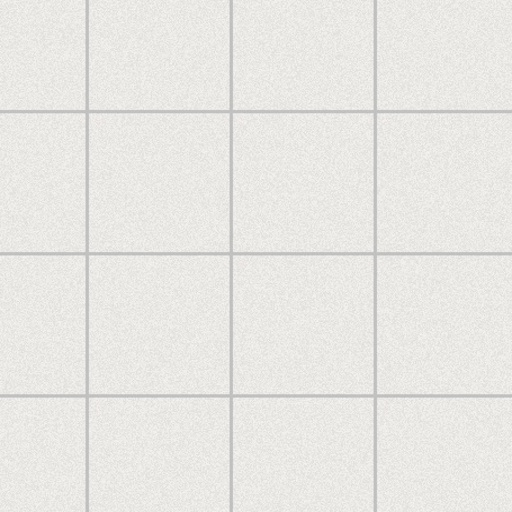
#> input picture stroikontrol-ai/datasets/cv/extended-photos/defective/defective_aug0_defective_0008.jpg, 512 x 512 px
$ python -i train_sklearn_models.py   (imports and definitions only)   (older library calls are emulated)
#> lines starting #> are read from the running program, lines starting #| are printed output that depends on the picture; after the words box and inside, x2 and y2 are one past the last pixel; in counts of white or black regions, pixels touching at a corner belong together
"""
Train ML models for tile defect detection using scikit-learn.
Uses feature extraction from OpenCV/librosa + sklearn classifiers.

Usage:
    cd backend
    python -m scripts.train_sklearn_models
"""

import os
import sys
import json
import pickle
import random
from pathlib import Path
from datetime import datetime
from collections import Counter

import numpy as np
import cv2
import librosa

from sklearn.ensemble import RandomForestClassifier, GradientBoostingClassifier
from sklearn.svm import SVC
from sklearn.model_selection import train_test_split
from sklearn.metrics import (
    classification_report, confusion_matrix, roc_auc_score,
    accuracy_score, precision_score, recall_score, f1_score
)
from sklearn.preprocessing import StandardScaler

BASE_DIR = Path(__file__).parent.parent
MODELS_DIR = BASE_DIR / "models"
DATASETS_DIR = BASE_DIR / "datasets"

# [1 line not run here, left out]

# =============================================================================
# CV MODEL TRAINING
# =============================================================================

def extract_cv_features(image_path: str) -> np.ndarray:
    """Extract hand-crafted features from tile image for ML training."""
    img = cv2.imread(image_path)
#> img is the input picture: shape (512, 512, 3); mean B, G, R 227.4, 231.2, 232.2
    if img is None:
        return None

    gray = cv2.cvtColor(img, cv2.COLOR_BGR2GRAY)
    h, w = gray.shape
#> h = 512; w = 512

    features = []

    # 1. Basic statistics
    features.extend([
        float(np.mean(gray)),
        float(np.std(gray)),
        float(np.min(gray)),
        float(np.max(gray)),
    ])

    # 2. Edge density (Canny)
    edges = cv2.Canny(gray, 50, 150)
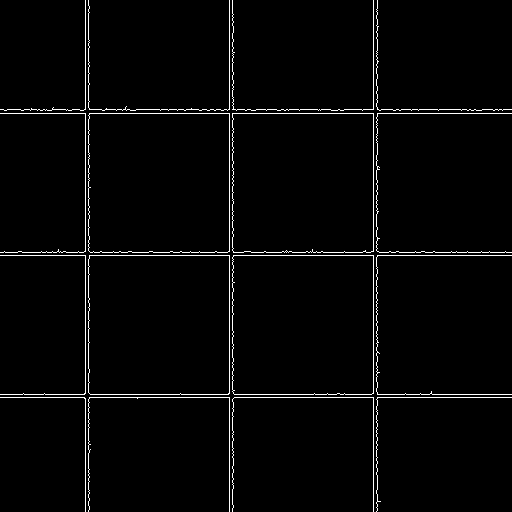
#> edges: shape (512, 512); 2.3% white in thin lines or dots
    edge_density = np.sum(edges > 0) / (h * w)
#> edge_density = 0.0231
    features.append(float(edge_density))

    # 3. Edge direction histogram (HOG-like)
    sobelx = cv2.Sobel(gray, cv2.CV_64F, 1, 0, ksize=3)
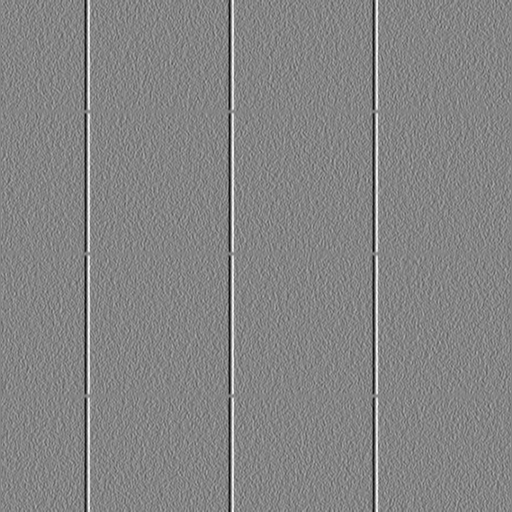
#> sobelx: shape (512, 512) float64; min -206, max 189, mean 0; drawn with min black and max white
    sobely = cv2.Sobel(gray, cv2.CV_64F, 0, 1, ksize=3)
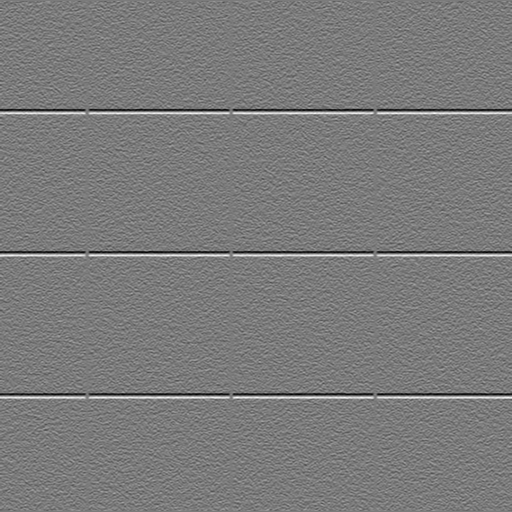
#> sobely: shape (512, 512) float64; min -198, max 212, mean 0; drawn with min black and max white
    magnitude = np.sqrt(sobelx**2 + sobely**2)
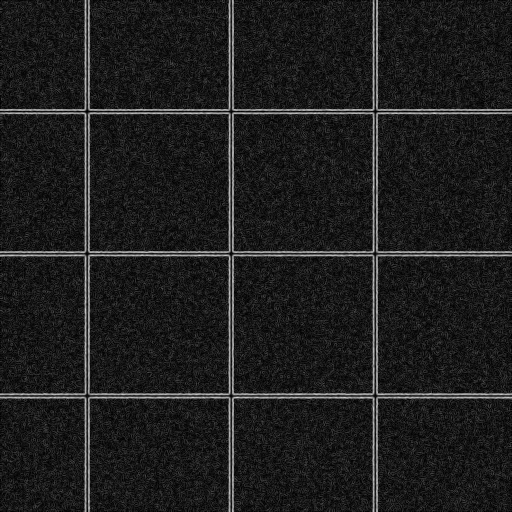
#> magnitude: shape (512, 512) float64; min 0, max 212, mean 29.7
    angle = np.arctan2(sobely, sobelx) * 180 / np.pi
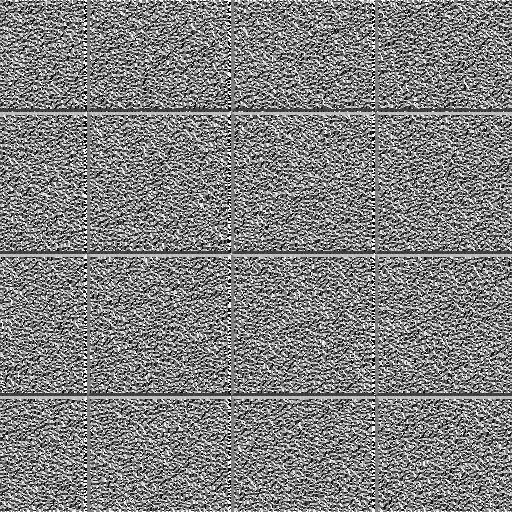
#> angle: shape (512, 512) float64; min -179.7, max 180, mean 1.8; drawn with min black and max white

    # 8-bin histogram of edge orientations
    angle_hist, _ = np.histogram(angle[magnitude > 10], bins=8, range=(-180, 180))
#> angle_hist = [26947, 28633, 29004, 29095, 28860, 28800, 28678, 30573]
    features.extend(angle_hist.astype(float).tolist())

    # 4. Texture features (GLCM-like via local stats)
    # Mean and std of local variance
    local_var = cv2.blur(gray.astype(np.float32)**2, (5,5)) - cv2.blur(gray.astype(np.float32), (5,5))**2
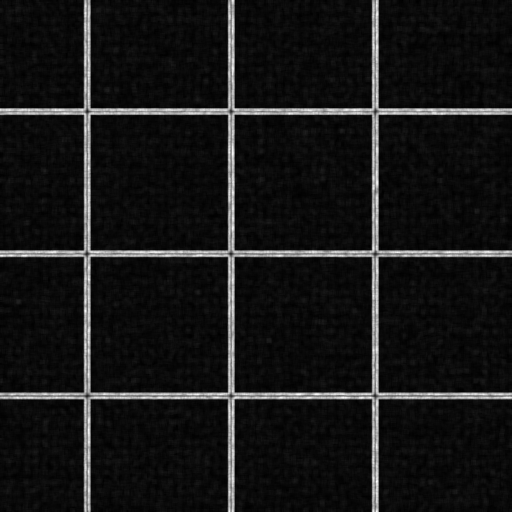
#> local_var: shape (512, 512) float32; min 2.96, max 465.2, mean 44.2; drawn with min black and max white
    features.extend([
        float(np.mean(local_var)),
        float(np.std(local_var)),
    ])

    # 5. Color features (if color image)
    lab = cv2.cvtColor(img, cv2.COLOR_BGR2LAB)
#> lab: shape (512, 512, 3); mean of channels 0, 1, 2 233.9, 128, 129.9
    for i in range(3):
        features.extend([
            float(np.mean(lab[:,:,i])),
            float(np.std(lab[:,:,i])),
        ])
#> after the loop, features = [231.2, 8.71, 185, 250, 0.0231, 26947, 28633, 29004, 29095, 28860, 28800, 28678, 30573, 44.18, 77.72, 233.9, 7.9, 128, 0.0462, 129.9, 0.286]

    # 6. Contour features
    contours, _ = cv2.findContours(edges, cv2.RETR_EXTERNAL, cv2.CHAIN_APPROX_SIMPLE)
#> contours = 16 contours, 12 with area under 20; largest, box (x1, y1, x2, y2) and area: (88, 255, 230, 395) 19573, (232, 255, 374, 395) 19549, (88, 113, 230, 253) 19538, (232, 113, 374, 253) 19526
    features.extend([
        float(len(contours)),  # number of contours
        float(np.mean([cv2.contourArea(c) for c in contours]) if contours else 0),
        float(np.std([cv2.contourArea(c) for c in contours]) if contours else 0),
    ])

    # 7. Frequency domain (FFT magnitude stats)
    fft = np.fft.fft2(gray)
    fft_mag = np.abs(fft)
    features.extend([
        float(np.mean(fft_mag)),
        float(np.std(fft_mag)),
        float(np.percentile(fft_mag, 95)),
    ])

    # 8. Laplacian variance (sharpness/blur measure)
    lap_var = cv2.Laplacian(gray, cv2.CV_64F).var()
#> lap_var = 341
    features.append(float(lap_var))

    # 9. Grid-based variance (tile uniformity)
    grid_h, grid_w = h // 3, w // 3
#> grid_h = 170; grid_w = 170
    grid_vars = []
    for i in range(3):
        for j in range(3):
            patch = gray[i*grid_h:(i+1)*grid_h, j*grid_w:(j+1)*grid_w]
            grid_vars.append(float(np.var(patch)))
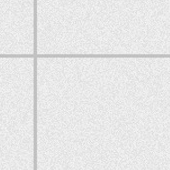
#> patch: shape (170, 170); min 185, max 249, mean 231.2
#> after the loop, grid_vars = [75.73, 75.63, 76.44, 75.51, 76.19, 75.88, 76.18, 75.91, 76.37]
    features.extend(grid_vars)

    return np.array(features, dtype=np.float32)


# [28 lines that did not run here, left out]


def train_cv_model(features: np.ndarray, labels: np.ndarray, model_type='rf') -> dict:
    """Train CV classification model."""
    print(f"\n[CV] Dataset: {len(labels)} samples")
    print(f"       Normal: {sum(labels==0)}, Defective: {sum(labels==1)}")

    X_train, X_test, y_train, y_test = train_test_split(
        features, labels, test_size=0.2, random_state=42, stratify=labels
    )

    # Scale features
    scaler = StandardScaler()
    X_train_scaled = scaler.fit_transform(X_train)
    X_test_scaled = scaler.transform(X_test)

    # Train model
    if model_type == 'rf':
        model = RandomForestClassifier(
            n_estimators=200,
            max_depth=15,
            min_samples_split=5,
            class_weight='balanced',
            random_state=42,
            n_jobs=-1
        )
    elif model_type == 'gb':
        model = GradientBoostingClassifier(
            n_estimators=200,
            max_depth=5,
            learning_rate=0.1,
            random_state=42
        )
    else:
        model = SVC(kernel='rbf', probability=True, class_weight='balanced', random_state=42)

    print(f"[CV] Training {model_type}...")
    model.fit(X_train_scaled, y_train)

    # Evaluate
    y_pred = model.predict(X_test_scaled)
    y_prob = model.predict_proba(X_test_scaled)[:, 1]

    acc = accuracy_score(y_test, y_pred)
    prec = precision_score(y_test, y_pred)
    rec = recall_score(y_test, y_pred)
    f1 = f1_score(y_test, y_pred)
    auc = roc_auc_score(y_test, y_prob)

    print(f"\n[CV] Results:")
    print(f"       Accuracy:  {acc:.4f}")
    print(f"       Precision: {prec:.4f}")
    print(f"       Recall:    {rec:.4f}")
    print(f"       F1:        {f1:.4f}")
    print(f"       AUC-ROC:   {auc:.4f}")
    print(f"\n{classification_report(y_test, y_pred, target_names=['normal', 'defective'])}")

    return {
        'model': model,
        'scaler': scaler,
        'metrics': {
            'accuracy': acc,
            'precision': prec,
            'recall': rec,
            'f1': f1,
            'auc': auc,
        },
        'feature_count': features.shape[1],
        'train_size': len(y_train),
        'test_size': len(y_test),
    }


def save_cv_model(result: dict, model_path: Path, scaler_path: Path, meta_path: Path):
    """Save CV model, scaler, and metadata."""
    with open(model_path, 'wb') as f:
        pickle.dump(result['model'], f)
    with open(scaler_path, 'wb') as f:
        pickle.dump(result['scaler'], f)

    metadata = {
        'type': 'cv_sklearn',
        'model': type(result['model']).__name__,
        'metrics': result['metrics'],
        'feature_count': result['feature_count'],
        'train_size': result['train_size'],
        'test_size': result['test_size'],
        'classes': ['normal', 'defective'],
        'created_at': datetime.now().isoformat(),
    }
    with open(meta_path, 'w') as f:
        json.dump(metadata, f, indent=2)

    print(f"[CV] Saved to: {model_path}")


# =============================================================================
# AUDIO MODEL TRAINING
# =============================================================================

def extract_audio_features(audio_path: str, max_frames: int = 87) -> np.ndarray:
    """Extract audio features from WAV file for ML training."""
    try:
        audio, sr = librosa.load(audio_path, sr=44100, mono=True)
    except Exception:
        return None

    if len(audio) < sr * 0.05:
        return None

    features = []

    # 1. Temporal features
    rms = librosa.feature.rms(y=audio)[0]
    features.extend([
        float(np.mean(rms)),
        float(np.std(rms)),
        float(np.max(rms)),
    ])

    # 2. Spectral features
    spec_cent = librosa.feature.spectral_centroid(y=audio, sr=sr)[0]
    spec_rolloff = librosa.feature.spectral_rolloff(y=audio, sr=sr)[0]
    spec_bw = librosa.feature.spectral_bandwidth(y=audio, sr=sr)[0]
    zcr = librosa.feature.zero_crossing_rate(audio)[0]

    features.extend([
        float(np.mean(spec_cent)),
        float(np.std(spec_cent)),
        float(np.mean(spec_rolloff)),
        float(np.std(spec_rolloff)),
        float(np.mean(spec_bw)),
        float(np.std(spec_bw)),
        float(np.mean(zcr)),
        float(np.std(zcr)),
    ])

    # 3. MFCC features (13 coefficients, mean + std)
    mfcc = librosa.feature.mfcc(y=audio, sr=sr, n_mfcc=13, n_mels=26, n_fft=2048, hop_length=512)
    features.extend(np.mean(mfcc, axis=1).tolist())
    features.extend(np.std(mfcc, axis=1).tolist())

    # 4. Delta MFCC
    delta = librosa.feature.delta(mfcc)
    features.extend(np.mean(delta, axis=1).tolist())
    features.extend(np.std(delta, axis=1).tolist())

    # 5. Spectral contrast
    contrast = librosa.feature.spectral_contrast(y=audio, sr=sr)[0]
    features.extend([
        float(np.mean(contrast)),
        float(np.std(contrast)),
    ])

    # 6. Chroma features
    chroma = librosa.feature.chroma_stft(y=audio, sr=sr)[0]
    features.extend([
        float(np.mean(chroma)),
        float(np.std(chroma)),
    ])

    # 7. RMS envelope decay
    peak_idx = np.argmax(rms)
    decay_50 = np.argmax(rms[peak_idx:] < 0.5 * rms[peak_idx]) if any(rms[peak_idx:] < 0.5 * rms[peak_idx]) else len(rms) - peak_idx
    decay_10 = np.argmax(rms[peak_idx:] < 0.1 * rms[peak_idx]) if any(rms[peak_idx:] < 0.1 * rms[peak_idx]) else len(rms) - peak_idx
    features.extend([
        float(decay_50) * 512 / sr,  # convert frames to seconds
        float(decay_10) * 512 / sr,
    ])

    # 8. Frequency band energy ratios
    fft = np.fft.rfft(audio)
    freqs = np.fft.rfftfreq(len(audio), 1 / sr)
    power = np.abs(fft) ** 2

    def band_ratio(low, high):
        mask = (freqs >= low) & (freqs < high)
        return float(np.sum(power[mask]) / max(1, np.sum(power)))

    features.extend([
        band_ratio(50, 500),
        band_ratio(500, 2000),
        band_ratio(2000, 8000),
    ])

    return np.array(features, dtype=np.float32)


# [28 lines that did not run here, left out]


def train_audio_model(features: np.ndarray, labels: np.ndarray, model_type='rf') -> dict:
    """Train audio classification model."""
    print(f"\n[AUDIO] Dataset: {len(labels)} samples")
    print(f"         Intact: {sum(labels==0)}, Debonded: {sum(labels==1)}")

    X_train, X_test, y_train, y_test = train_test_split(
        features, labels, test_size=0.2, random_state=42, stratify=labels
    )

    scaler = StandardScaler()
    X_train_scaled = scaler.fit_transform(X_train)
    X_test_scaled = scaler.transform(X_test)

    if model_type == 'rf':
        model = RandomForestClassifier(
            n_estimators=300,
            max_depth=20,
            min_samples_split=3,
            class_weight='balanced',
            random_state=42,
            n_jobs=-1
        )
    elif model_type == 'gb':
        model = GradientBoostingClassifier(
            n_estimators=300,
            max_depth=6,
            learning_rate=0.08,
            random_state=42
        )
    else:
        model = SVC(kernel='rbf', probability=True, class_weight='balanced', random_state=42)

    print(f"[AUDIO] Training {model_type}...")
    model.fit(X_train_scaled, y_train)

    y_pred = model.predict(X_test_scaled)
    y_prob = model.predict_proba(X_test_scaled)[:, 1]

    acc = accuracy_score(y_test, y_pred)
    prec = precision_score(y_test, y_pred)
    rec = recall_score(y_test, y_pred)
    f1 = f1_score(y_test, y_pred)
    auc = roc_auc_score(y_test, y_prob)

    print(f"\n[AUDIO] Results:")
    print(f"        Accuracy:  {acc:.4f}")
    print(f"        Precision: {prec:.4f}")
    print(f"        Recall:    {rec:.4f}")
    print(f"        F1:        {f1:.4f}")
    print(f"        AUC-ROC:   {auc:.4f}")
    print(f"\n{classification_report(y_test, y_pred, target_names=['intact', 'debonded'])}")

    return {
        'model': model,
        'scaler': scaler,
        'metrics': {
            'accuracy': acc,
            'precision': prec,
            'recall': rec,
            'f1': f1,
            'auc': auc,
        },
        'feature_count': features.shape[1],
        'train_size': len(y_train),
        'test_size': len(y_test),
    }


def save_audio_model(result: dict, model_path: Path, scaler_path: Path, meta_path: Path):
    """Save audio model, scaler, and metadata."""
    with open(model_path, 'wb') as f:
        pickle.dump(result['model'], f)
    with open(scaler_path, 'wb') as f:
        pickle.dump(result['scaler'], f)

    metadata = {
        'type': 'audio_sklearn',
        'model': type(result['model']).__name__,
        'metrics': result['metrics'],
        'feature_count': result['feature_count'],
        'train_size': result['train_size'],
        'test_size': result['test_size'],
        'classes': ['intact', 'debonded'],
        'created_at': datetime.now().isoformat(),
    }
    with open(meta_path, 'w') as f:
        json.dump(metadata, f, indent=2)

    print(f"[AUDIO] Saved to: {model_path}")


# =============================================================================
# MAIN
# =============================================================================

def main():
    print("=" * 70)
    print("StroyKontrol AI — Model Training Pipeline")
    print("=" * 70)

    # --- CV Training ---
    print("\n" + "=" * 70)
    print("[1] CV MODEL TRAINING")
    print("=" * 70)

    # Try extended-photos first (bigger dataset)
    cv_dataset = DATASETS_DIR / "cv" / "extended-photos"
    if not cv_dataset.exists() or not (cv_dataset / "normal").exists():
        cv_dataset = DATASETS_DIR / "cv" / "real-photos"

    # Fallback if extended-photos is corrupted
    if cv_dataset.exists():
        test_img = list((cv_dataset / "normal").glob("*.jpg"))
        if test_img and cv2.imread(str(test_img[0])) is None:
            print(f"[CV] Extended-photos corrupted, falling back to real-photos")
            cv_dataset = DATASETS_DIR / "cv" / "real-photos"

    if cv_dataset.exists() and (cv_dataset / "normal").exists():
        print(f"[CV] Loading dataset from: {cv_dataset}")
        X_cv, y_cv, paths_cv = load_cv_dataset(cv_dataset)

        if len(y_cv) > 10:
            cv_result = train_cv_model(X_cv, y_cv, model_type='rf')
            save_cv_model(
                cv_result,
                MODELS_DIR / "cv" / "tile_defect_classifier.pkl",
                MODELS_DIR / "cv" / "scaler.pkl",
                MODELS_DIR / "cv" / "metadata.json"
            )

            # Also train GB for comparison
            print("\n[CV] Training GradientBoosting for comparison...")
            cv_gb = train_cv_model(X_cv, y_cv, model_type='gb')
            print(f"[CV] GB F1: {cv_gb['metrics']['f1']:.4f} vs RF F1: {cv_result['metrics']['f1']:.4f}")
        else:
            print(f"[CV] Not enough data ({len(y_cv)} samples), skipping")
    else:
        print(f"[CV] Dataset not found: {cv_dataset}")

    # --- Audio Training ---
    print("\n" + "=" * 70)
    print("[2] AUDIO MODEL TRAINING")
    print("=" * 70)

    audio_dataset = DATASETS_DIR / "audio" / "real-recordings"

    if audio_dataset.exists():
        print(f"[AUDIO] Loading dataset from: {audio_dataset}")
        X_audio, y_audio, paths_audio = load_audio_dataset(audio_dataset)

        if len(y_audio) > 10:
            audio_result = train_audio_model(X_audio, y_audio, model_type='rf')
            save_audio_model(
                audio_result,
                MODELS_DIR / "audio" / "tile_tap_defect_detector.pkl",
                MODELS_DIR / "audio" / "scaler.pkl",
                MODELS_DIR / "audio" / "metadata.json"
            )
        else:
            print(f"[AUDIO] Not enough data ({len(y_audio)} samples), skipping")
    else:
        print(f"[AUDIO] Dataset not found: {audio_dataset}")

    # --- Summary ---
    print("\n" + "=" * 70)
    print("[DONE] Training complete")
    print("=" * 70)
    print(f"Models saved to: {MODELS_DIR}")


# [2 lines not run here, left out]

>>> result = extract_cv_features('../datasets/cv/extended-photos/defective/defective_aug0_defective_0008.jpg')
#> result = 37 values, max 118436.9 at index 25, min 0.0231 at index 4, mean 10044.3

$ run again, on stroikontrol-ai/datasets/cv/extended-photos/normal/normal_aug0_normal_0015.jpg
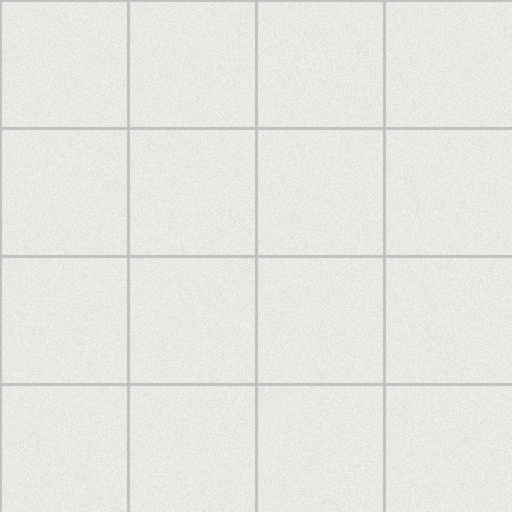
#> input picture stroikontrol-ai/datasets/cv/extended-photos/normal/normal_aug0_normal_0015.jpg, 512 x 512 px
#> in extract_cv_features, img is the input picture: shape (512, 512, 3); mean B, G, R 226.8, 230.6, 231.6
#> in extract_cv_features, `edges = cv2.Canny(gray, 50, 150)`:
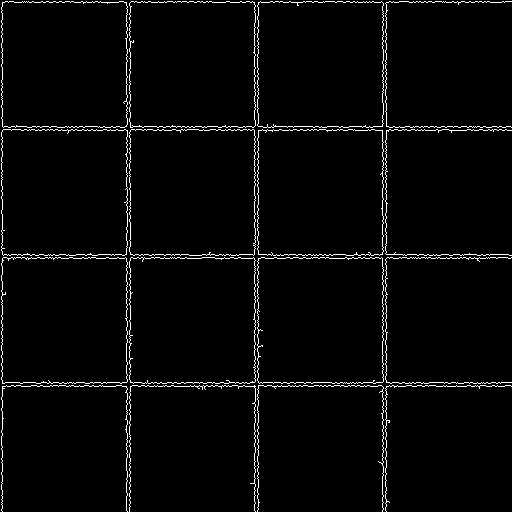
#> edges: shape (512, 512); 2.7% white in thin lines or dots
#> edge_density = 0.0273
#> angle_hist = [26316, 28313, 27722, 28983, 28774, 28608, 28271, 30035]
#> lab: shape (512, 512, 3); mean of channels 0, 1, 2 233.4, 128, 129.9
#> after the loop in extract_cv_features, `for i in range(3):`: features = [230.6, 9.45, 185, 249, 0.0273, 26316, 28313, 27722, 28983, 28774, 28608, 28271, 30035, 57.41, 86.93, 233.4, 8.57, 128, 0.051, 129.9, 0.285]
#> contours = 16 contours, 7 with area under 20; largest, box (x1, y1, x2, y2) and area: (1, 129, 128, 256) 15596, (257, 1, 384, 128) 15593, (129, 129, 256, 256) 15576, (129, 257, 256, 384) 15573, (129, 1, 256, 128) 15566
#> lap_var = 697.2
#> after the loop in extract_cv_features, `for i in range(3):`:
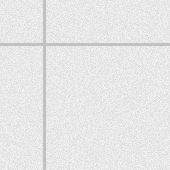
#> patch: shape (170, 170); min 185, max 249, mean 230.9
#> after the loop in extract_cv_features, `for i in range(3):`: grid_vars = [109.1, 94.9, 94.47, 94.17, 79.4, 79.32, 94.56, 79.35, 79.56]
#> result = 37 values, max 118134 at index 25, min 0.0273 at index 4, mean 10061.9
